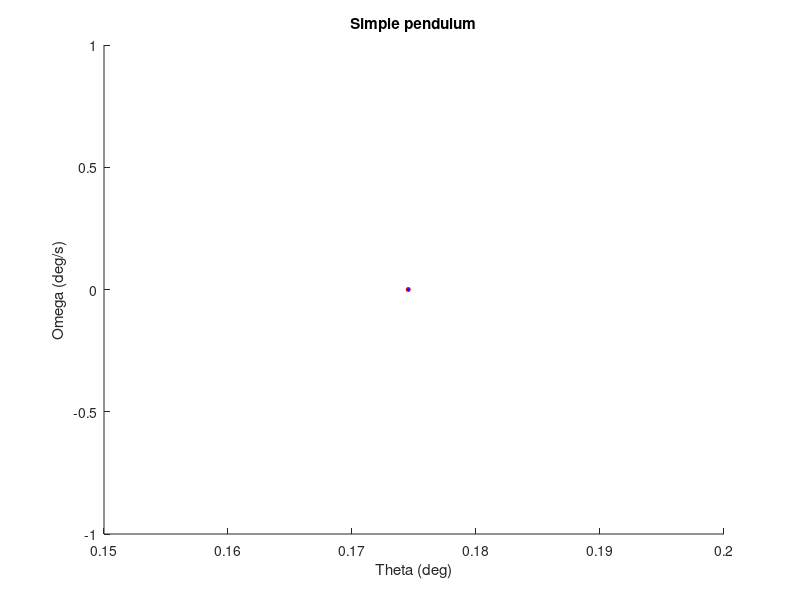

Write the MATLAB code that produced this figure. (Note: this script raises an error after producing the figure.)
clear
%problems
%when the initial angle is 179degree, the pendulum will not go back.
%=Define the parameters
global g l
g = 9.8;
l = 9.8;
del_t = 0.001;
%=Initial conditions
initAngle = 10;  % degrees
theta0 = deg2rad(initAngle);        
w0 = 0;          % acceleration of angle
Y0 = [theta0 w0];           % vector
%=Create Plotting 
hf = figure('Name','Pendulum','Position',[1000 317.8 560 420]);
hold on
hpeuler = plot(Y0(1),Y0(2),'b*','MarkerSize',3);
hprk4 = plot(Y0(1),Y0(2),'ro','MarkerSize',3);
title('Simple pendulum');
xlabel('Theta (deg)');ylabel('Omega (deg/s)');
% hferr = figure('Name','Error','Position',[300 317.8 560 420]);
% hperr = plot(0,0);
% err_ = 0;t = 0;


Yold = Y0; Yold2 = Y0;

n = 10;                      % display at each "n" frames
i = 0; j = 0;

tic
while ishandle(hf)
    figure(hf);
    Ynow = Euler(del_t,Yold);
    Ynow2 = RK4(del_t,Yold); 
    i = i+1;
    Error = Ynow - Ynow2;    %Error
%    t(i) = i*del_t;
    if mod(i,n) == 0  
        plot(rad2deg(Ynow(1)),rad2deg(Ynow(2)),'b*','MarkerSize',3);
        plot(rad2deg(Ynow2(1)),rad2deg(Ynow2(2)),'ro','MarkerSize',3);
%        fprintf('%f sec\n',i*del_t);
%        figure(hferr);
%        err = abs(Ynow(1))+abs(Ynow(2)) - (abs(Ynow2(1))+abs(Ynow2(2)));
%        j = j+1;
%        err_(j) = err;
    end
    Yold = Ynow; Yold2 = Ynow2;
%     set(hperr,'Xdata',t);
%     set(hperr,'Ydata',err_);
    pause(0.0001)
end
toc
function ydot = F(y)
% The vector. [theta x] == [theta omega]
global g l
theta = y(1); w = y(2); 
 ydot = [w, -(g/l)*sin(theta)];

end

function next = Euler(h,now)
% Euler Method
% h = step
next = now + h.*F(now);
end
function next = RK4(h,now)
% RK4 Method
K1 = h*F(now);
K2 = h*F([now(1)+0.5*h, now(2)+0.5*K1]);
K3 = h*F([now(1)+0.5*h, now(2)+0.5*K2]);
K4 = h*F([now(1)+h, now(2)+K3]);
next = now + 1/6.*(K1+2*K2+2*K3+K4);

end
